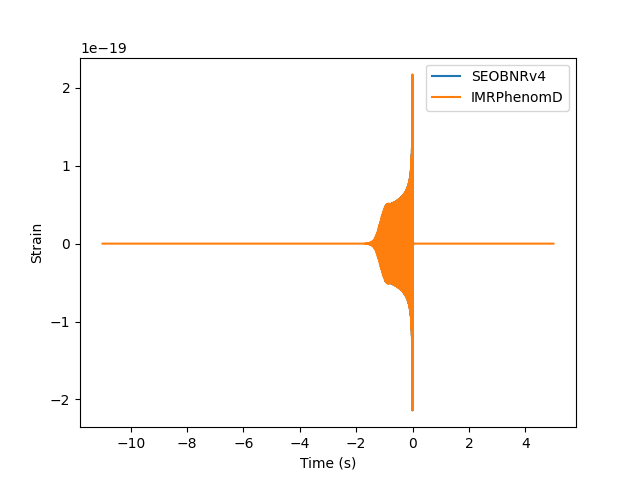

Reproduce this figure in Python.
import matplotlib.pyplot as pp
# from pycbc.waveform import get_td_waveform
from pycbc.waveform import waveform

for apx in ['SEOBNRv4', 'IMRPhenomD']:
    hp, hc = waveform.get_td_waveform(approximant=apx,
                                 mass1=10,
                                 mass2=10,
                                 spin1z=0.9,
                                 delta_t=1.0/4096,
                                 f_lower=40)

    pp.plot(hp.sample_times, hp, label=apx)

pp.ylabel('Strain')
pp.xlabel('Time (s)')
pp.legend()
pp.show()
pp.savefig('waveform_exmp.png')